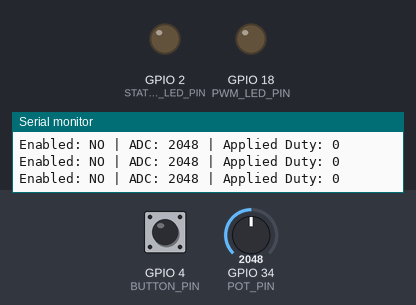
This program was run on a simulated ESP32. Shown: output pins drawn as LEDs (lit = HIGH), the last lines printed to the serial monitor. The test bench sets the inputs (shaded band); at power-on: GPIO 4 (BUTTON_PIN) HIGH, GPIO 34 (POT_PIN) = 2048.

Above: at 1.2 s.
1.3 s: GPIO 4 (BUTTON_PIN) pulled LOW for 0.15 s
At 1.38 s:
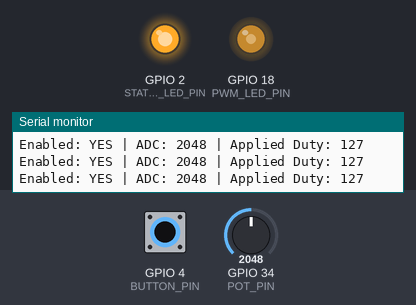
2.9 s: GPIO 4 (BUTTON_PIN) pulled LOW for 3.2 s
At 7.2 s:
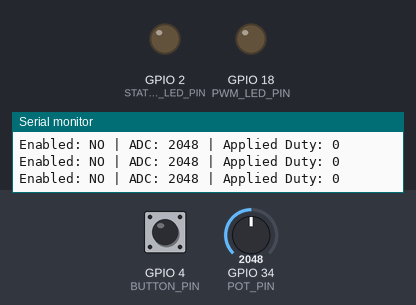
7.6 s: GPIO 4 (BUTTON_PIN) pulled LOW for 1 s
At 8.4 s:
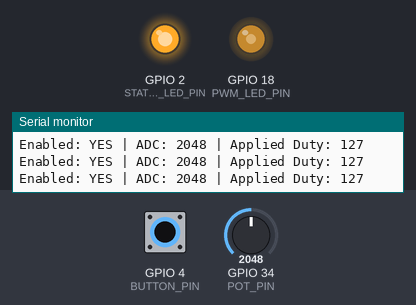
Timing chart, 0 to 10.6 s (numbered marks = the images above; inputs shaded):
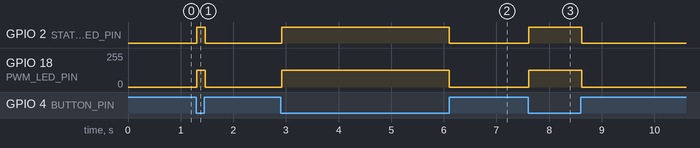

The program:

main.cpp
```cpp
#include <Arduino.h>

const int BUTTON_PIN = 4;
const int POT_PIN = 34;
const int STATUS_LED_PIN = 2;
const int PWM_LED_PIN = 18;

const int PWM_CHANNEL = 0;
const int PWM_FREQ = 5000;
const int PWM_RESOLUTION = 8;

bool isEnabled = false;
int rawPotValue = 0;
int appliedDuty = 0;
bool statusLedOn = false;

int scaleToDuty(int raw) {
    int clamped = constrain(raw, 0, 4095);
    return map(clamped, 0, 4095, 0, 255);
}

void readInputs() {
    isEnabled = (digitalRead(BUTTON_PIN) == LOW);
    rawPotValue = analogRead(POT_PIN);
}

void processInputs() {
    if (isEnabled) {
        statusLedOn = true;
        appliedDuty = scaleToDuty(rawPotValue);
    } else {
        statusLedOn = false;
        appliedDuty = 0;
    }
}

void updateOutputs() {
    digitalWrite(STATUS_LED_PIN, statusLedOn ? HIGH : LOW);
    ledcWrite(PWM_CHANNEL, appliedDuty);
}

void setup() {
    Serial.begin(115200);

    pinMode(BUTTON_PIN, INPUT_PULLUP);
    pinMode(STATUS_LED_PIN, OUTPUT);

    ledcSetup(PWM_CHANNEL, PWM_FREQ, PWM_RESOLUTION);
    ledcAttachPin(PWM_LED_PIN, PWM_CHANNEL);

    updateOutputs();
}

void loop() {
    readInputs();
    processInputs();
    updateOutputs();

    Serial.print("Enabled: ");
    Serial.print(isEnabled ? "YES" : "NO");
    Serial.print(" | ADC: ");
    Serial.print(rawPotValue);
    Serial.print(" | Applied Duty: ");
    Serial.println(appliedDuty);

    delay(20);
}
```

Measured:
- after the input at 1.3 s, GPIO 2 (STATUS_LED_PIN): LOW → HIGH at once, → LOW 0.16 s later; GPIO 18 (PWM_LED_PIN): 0/255 → 127/255 at once, → 0/255 0.16 s later
- after the input at 2.9 s, GPIO 2 (STATUS_LED_PIN): LOW → HIGH at once, → LOW 3.2 s later; GPIO 18 (PWM_LED_PIN): 0/255 → 127/255 at once, → 0/255 3.2 s later
- after the input at 7.6 s, GPIO 2 (STATUS_LED_PIN): LOW → HIGH at once, → LOW 1.0 s later; GPIO 18 (PWM_LED_PIN): 0/255 → 127/255 at once, → 0/255 1.0 s later
